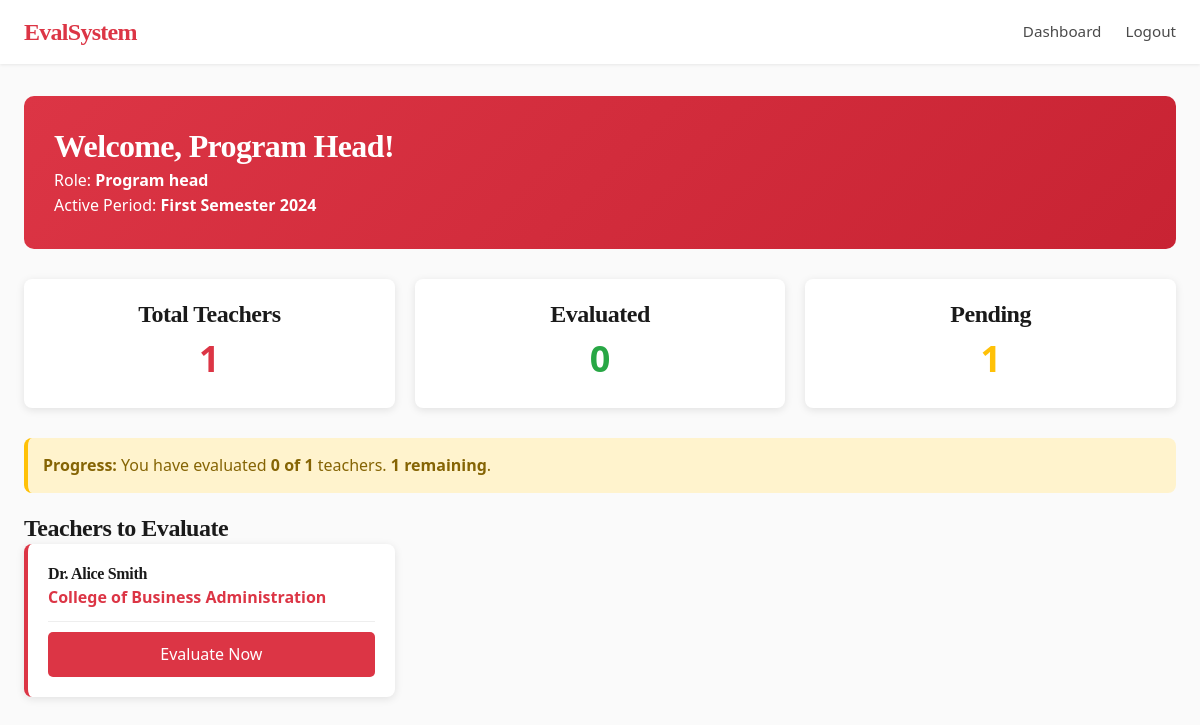
Page /dashboard.php (signed in) on the committed database.
### tables this page shows
CREATE TABLE evaluation_periods (
    id INT AUTO_INCREMENT PRIMARY KEY,
    title VARCHAR(100) NOT NULL,
    start_date DATE NOT NULL,
    end_date DATE NOT NULL,
    is_active TINYINT(1) DEFAULT 1,
    created_at TIMESTAMP DEFAULT CURRENT_TIMESTAMP
);

CREATE TABLE teachers (
    id INT AUTO_INCREMENT PRIMARY KEY,
    full_name VARCHAR(100) NOT NULL,
    email VARCHAR(100) NOT NULL UNIQUE,
    department_id INT NOT NULL,
    is_active TINYINT(1) DEFAULT 1,
    created_at TIMESTAMP DEFAULT CURRENT_TIMESTAMP,
    FOREIGN KEY (department_id) REFERENCES departments(id) ON DELETE CASCADE
);

CREATE TABLE departments (
    id INT AUTO_INCREMENT PRIMARY KEY,
    name VARCHAR(100) NOT NULL,
    created_at TIMESTAMP DEFAULT CURRENT_TIMESTAMP
);

### dashboard.php (the view, shortened to what this page needs)
<?php
require_once 'includes/functions.php';
$role = $_SESSION['role'];
$userId = $_SESSION['user_id'];
$activePeriod = $pdo->query("SELECT * FROM evaluation_periods WHERE is_active = 1 ORDER BY end_date DESC LIMIT 1")->fetch();
$periodId = $activePeriod['id'] ?? null;
$teachers = [];
if ($role === 'student') {
    $stmt = $pdo->prepare("
        SELECT DISTINCT t.*, d.name as dept_name, s.id as section_id, s.section_name
        FROM section_students ss
        JOIN sections s ON ss.section_id = s.id
        JOIN section_assignments sa ON s.id = sa.section_id
        JOIN teachers t ON sa.teacher_id = t.id
        JOIN departments d ON t.department_id = d.id
        WHERE ss.student_id = ? AND t.is_active = 1
        ORDER BY t.full_name
    ");
    $stmt->execute([$userId]);
    $teachers = $stmt->fetchAll();
    $sectionStmt = $pdo->prepare("
        SELECT s.id, s.section_name
        FROM section_students ss
        JOIN sections s ON ss.section_id = s.id
        WHERE ss.student_id = ?
    ");
    $sectionStmt->execute([$userId]);
    $userSections = $sectionStmt->fetchAll(PDO::FETCH_COLUMN, 1);
} elseif ($role === 'program_head') {
    $userDept = $pdo->prepare("SELECT department_id FROM users WHERE id = ?");
    $userDept->execute([$userId]);
    $deptId = $userDept->fetchColumn();
    $stmt = $pdo->prepare("
        SELECT t.*, d.name as dept_name
        FROM teachers t
        JOIN departments d ON t.department_id = d.id
        WHERE t.department_id = ? AND t.is_active = 1
        ORDER BY t.full_name
    ");
    $stmt->execute([$deptId]);
    $teachers = $stmt->fetchAll();
}
$evaluatedTeachers = [];
if ($periodId) {
    if ($role === 'student') {
        foreach ($_SESSION as $key => $val) {
            if (strpos($key, 'eval_') === 0 && $val === true) {
                $parts = explode('_', $key);
                if (isset($parts[1]) && isset($parts[2]) && $parts[2] == $periodId) {
                    $evaluatedTeachers[] = intval($parts[1]);
                }
            }
        }
    } else {
        $stmt = $pdo->prepare("SELECT teacher_id FROM evaluations WHERE rater_id = ? AND evaluation_period_id = ?");
        $stmt->execute([$userId, $periodId]);
        $evaluatedTeachers = $stmt->fetchAll(PDO::FETCH_COLUMN);
    }
}
$stats = ['total' => count($teachers), 'evaluated' => count($evaluatedTeachers), 'pending' => count($teachers) - count($evaluatedTeachers)];
?>
<!DOCTYPE html>
<html lang="en">
<head>
    <link rel="stylesheet" href="assets/css/style.css">
</head>
<body>
<nav class="navbar">
    <div class="brand">EvalSystem</div>
    <ul>
        <li><a href="dashboard.php">Dashboard</a></li>
        <li><a href="logout.php">Logout</a></li>
    </ul>
</nav>
<div class="container">
    <div class="welcome">
        <h2>Welcome, <?php echo htmlspecialchars($_SESSION['full_name']); ?>!</h2>
        <p>Role: <strong><?php echo ucfirst(str_replace('_', ' ', $role)); ?></strong></p>
        <?php if ($activePeriod): ?>
        <p>Active Period: <strong><?php echo htmlspecialchars($activePeriod['title']); ?></strong></p>
        <?php endif; ?>
    </div>
    <div class="stats">
        <div class="stat-box"><h3>Total Teachers</h3><div class="number"><?php echo $stats['total']; ?></div></div>
        <div class="stat-box"><h3>Evaluated</h3><div class="number" style="color: #28a745;"><?php echo $stats['evaluated']; ?></div></div>
        <div class="stat-box"><h3>Pending</h3><div class="number" style="color: #ffc107;"><?php echo $stats['pending']; ?></div></div>
    </div>
    <?php if ($stats['total'] > 0 && $stats['pending'] == 0 && $periodId): ?>
    <div style="background: #d1ecf1; color: #0c5460; padding: 20px; border-radius: 8px; margin-bottom: 20px; border-left: 4px solid #0c5460; display: flex; justify-content: space-between; align-items: center;">
        <div>
            <strong>🎉 All teachers evaluated!</strong>
            <p style="margin-top: 5px;">You have completed evaluations for all <?php echo $stats['total']; ?> teachers assigned to your sections for the <?php echo htmlspecialchars($activePeriod['title']); ?> period.</p>
        </div>
        <form method="POST" style="display: inline;">
            <button type="submit" name="create_history" value="1" style="padding: 10px 20px; background: #0c5460; color: white; border: none; border-radius: 5px; cursor: pointer; font-weight: bold;">
                Create History Record
            </button>
        </form>
    </div>
    <?php elseif ($stats['total'] > 0 && $stats['pending'] > 0): ?>
    <div style="background: #fff3cd; color: #856404; padding: 15px; border-radius: 8px; margin-bottom: 20px; border-left: 4px solid #ffc107;">
        <strong>Progress:</strong> You have evaluated <strong><?php echo $stats['evaluated']; ?> of <?php echo $stats['total']; ?></strong> teachers.
        <strong><?php echo $stats['pending']; ?> remaining</strong>.
    </div>
    <?php endif; ?>
    <h3>Teachers to Evaluate</h3>
    <div class="teacher-grid">
        <?php foreach ($teachers as $teacher):
            $isEvaluated = in_array($teacher['id'], $evaluatedTeachers);
        ?>
        <div class="teacher-card">
            <h4><?php echo htmlspecialchars($teacher['full_name']); ?></h4>
            <p style="color: #dc3545; font-weight: 600;"><?php echo htmlspecialchars($teacher['dept_name']); ?></p>
            <div style="margin-top: 10px; padding-top: 10px; border-top: 1px solid #eee;">
                <?php if ($isEvaluated): ?>
                <span style="display: block; padding: 8px; background: #d4edda; color: #155724; text-align: center; border-radius: 5px; font-weight: 500;">✓ Evaluated</span>
                <?php else: ?>
                <a href="evaluate.php?teacher_id=<?php echo $teacher['id']; ?>" class="btn-evaluate" style="text-decoration: none; display: block; margin-top: 0;">Evaluate Now</a>
                <?php endif; ?>
            </div>
        </div>
        <?php endforeach; ?>
    </div>
</div>
</body>
</html>

### assets/css/style.css (style rules this page uses)
:root { --primary: #dc3545; --primary-dark: #c82333; --primary-light: #e4606d; --white: #FFFFFF; --off-white: #F8F9FA; --cream: #FFF5F5; --text-primary: #1A1A1A; --text-secondary: #4A4A4A; --text-muted: #8A8A8A; --success: #28A745; --danger: #DC143C; --warning: #FFC107; --bg: #FAFAFA; --bg-card: #FFFFFF; --shadow-sm: 0 1px 3px rgba(0, 0, 0, 0.08); --shadow-md: 0 4px 12px rgba(0, 0, 0, 0.1); --shadow-lg: 0 8px 24px rgba(0, 0, 0, 0.12); --font-primary: 'Segoe UI', -apple-system, BlinkMacSystemFont, sans-serif; --font-serif: 'Playfair Display', 'Georgia', 'Times New Roman', serif; }
* { box-sizing: border-box; margin: 0; padding: 0; }
body { font-family: var(--font-primary); background: var(--bg); color: var(--text-primary); line-height: 1.6; -webkit-font-smoothing: antialiased; -moz-osx-font-smoothing: grayscale; }
h1, h2, h3, h4, h5, h6 { font-family: var(--font-serif); font-weight: 600; letter-spacing: -0.02em; line-height: 1.3; }
h2 { font-size: 2rem; }
h3 { font-size: 1.5rem; }
.navbar { background: var(--white); color: var(--text-primary); display: flex; justify-content: space-between; align-items: center; padding: 0 1.5rem; height: 64px; box-shadow: var(--shadow-sm); position: sticky; top: 0; z-index: 100; }
.navbar .brand { font-family: var(--font-serif); font-weight: 700; font-size: 1.5rem; color: var(--primary); letter-spacing: -0.03em; }
.navbar ul { list-style: none; display: flex; gap: 1.5rem; margin: 0; padding: 0; }
.navbar a { color: var(--text-secondary); text-decoration: none; font-size: 0.95rem; font-weight: 500; transition: color 0.2s ease; }
.container { max-width: 1200px; margin: 2rem auto; padding: 0 1.5rem; }

### dashboard.php (style rules this page uses)
.welcome { background: linear-gradient(135deg, #dc3545 0%, #c82333 100%); color: white; padding: 30px; border-radius: 10px; margin-bottom: 30px; }
.stats { display: flex; gap: 20px; margin-bottom: 30px; }
.stat-box { background: white; padding: 20px; border-radius: 8px; box-shadow: 0 2px 8px rgba(0,0,0,0.1); flex: 1; text-align: center; }
.stat-box .number { font-size: 36px; font-weight: bold; color: #dc3545; }
.teacher-grid { display: grid; grid-template-columns: repeat(auto-fill, minmax(300px, 1fr)); gap: 20px; }
.teacher-card { background: white; border-radius: 8px; padding: 20px; box-shadow: 0 2px 8px rgba(0,0,0,0.1); border-left: 4px solid #dc3545; }
.btn-evaluate { display: block; margin-top: 15px; text-align: center; padding: 10px; background: #dc3545; color: white; text-decoration: none; border-radius: 5px; }

### rows in the picture
evaluation_periods: title "First Semester 2024"
teachers: full_name "Dr. Alice Smith", department.name "College of Business Administration"

### other values in the picture
$_SESSION['full_name'] "Program Head"
str_replace('_', ' ', $role) "Program head"
$stats['total'] "1"
$stats['evaluated'] "0"
$stats['pending'] "1"
